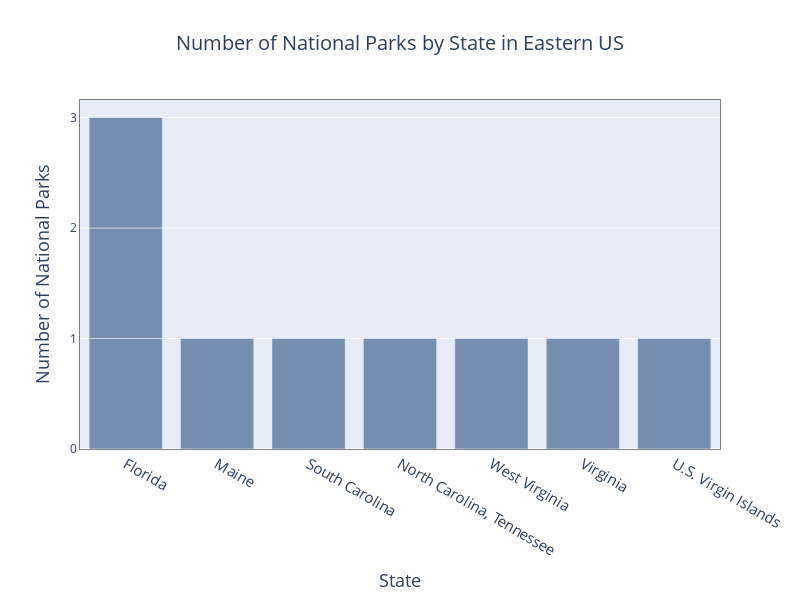

The code cell stored with this chart in its notebook:
### Code cell
# Plot number of parks by state in Eastern US
fig_east1 = px.bar(east_df, x='State',
            width = 800, height = 600,
            title='Number of National Parks by State in Eastern US', 
            labels={'count': 'Number of National Parks'})
fig_east1.update_layout(showlegend=False, title_font_size = 20, title_x=0.5,
                          xaxis={'categoryorder':'total descending'},
                          yaxis = dict(showgrid=True))
fig_east1.update_traces(marker_color='rgb(8,48,107)', opacity=0.5)
fig_east1.update_xaxes(title_font=dict(size=18), tickfont=dict(size = 15),
                         showline=True, linewidth=1, linecolor='grey', mirror=True)
fig_east1.update_yaxes(title_font=dict(size=18), nticks=5,
                         showline=True, linewidth=1, linecolor='grey', mirror=True)

fig_east1.show()

### Figure 1 — Plotly figure (JSON) as saved in the notebook; plotly's stock layout.template omitted (floating-point values rounded to 4 significant figures)
{"data": [{"alignmentgroup": "True", "hovertemplate": "State=%{x}<br>Number of National Parks=%{y}<extra></extra>", "legendgroup": "", "marker": {"color": "rgb(8,48,107)", "pattern": {"shape": ""}}, "name": "", "offsetgroup": "", "opacity": 0.5, "orientation": "v", "showlegend": false, "textposition": "auto", "type": "bar", "x": ["Maine", "Florida", "South Carolina", "Florida", "Florida", "North Carolina, Tennessee", "West Virginia", "Virginia", "U.S. Virgin Islands"], "xaxis": "x", "y": [1, 1, 1, 1, 1, 1, 1, 1, 1], "yaxis": "y"}], "layout": {"barmode": "relative", "height": 600, "legend": {"tracegroupgap": 0}, "showlegend": false, "title": {"font": {"size": 20}, "text": "Number of National Parks by State in Eastern US", "x": 0.5}, "width": 800, "xaxis": {"anchor": "y", "categoryorder": "total descending", "domain": [0, 1], "linecolor": "grey", "linewidth": 1, "mirror": true, "showline": true, "tickfont": {"size": 15}, "title": {"font": {"size": 18}, "text": "State"}}, "yaxis": {"anchor": "x", "domain": [0, 1], "linecolor": "grey", "linewidth": 1, "mirror": true, "nticks": 5, "showgrid": true, "showline": true, "title": {"font": {"size": 18}, "text": "Number of National Parks"}}}}
